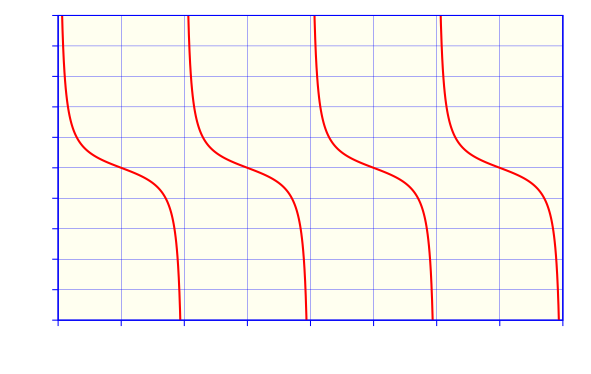

Write the gnuplot code that produced this figure.
#!/gnuplot
#
#    
#    	G N U P L O T
#    	Version 5.2 patchlevel 7    last modified 2019-05-29 
#    
#    	Copyright (C) 1986-1993, 1998, 2004, 2007-2018
#    	Thomas Williams, Colin Kelley and many others
#    
#    	gnuplot home:     http://www.gnuplot.info
#    	faq, bugs, etc:   type "help FAQ"
#    	immediate help:   type "help"  (plot window: hit 'h')
# set terminal windows 0 color solid butt enhanced
# set output
unset clip points
set clip one
unset clip two
set bar 1.000000 front
set border front linecolor rgb "blue"  linewidth 3.000 dashtype solid
set zdata 
set ydata 
set xdata 
set y2data 
set x2data 
set boxwidth
set style fill  empty border
set style rectangle back fc  bgnd fillstyle   solid 1.00 border lt -1
set style circle radius graph 0.02, first 0.00000, 0.00000 
set style ellipse size graph 0.05, 0.03, first 0.00000 angle 0 units xy
set dummy x, y
set format x "% h" 
set format y "% .0f" 
set format x2 "% h" 
set format y2 "% h" 
set format z "% h" 
set format cb "% h" 
set format r "% h" 
set timefmt "%d/%m/%y,%H:%M"
set angles radians
set grid back nopolar xtics nomxtics ytics nomytics noztics nomztics
set grid nox2tics nomx2tics noy2tics nomy2tics nocbtics nomcbtics
set grid linecolor "blue" linetype 1 linewidth 1.00 
set raxis
set style parallel front  lt black linewidth 2.000 dashtype solid
set key title ""
set key inside right top vertical Right noreverse enhanced autotitle nobox
set key noinvert samplen 4 spacing 1 width 0 height 0 
set key maxcolumns 0 maxrows 0
set key opaque
unset key
unset label
unset arrow
set style increment default
unset style line
unset style arrow
set style histogram clustered gap 2 title textcolor lt -1
unset object
set style textbox transparent margins  1.0,  1.0 border
unset logscale
set offsets 0, 0, 0, 0
set pointsize 1
set pointintervalbox 1
set encoding default
unset polar
unset parametric
set decimalsign ','
set view 60, 30, 1, 1
set samples 800, 800
set isosamples 10, 10
set surface 
unset contour
set cntrlabel  format '%8.3g' font '' start 5 interval 20
set mapping cartesian
set datafile separator whitespace
unset hidden3d
set cntrparam order 4
set cntrparam linear
set cntrparam levels auto 5
set cntrparam points 5
set size ratio 0 1,1
set origin 0,0
set style data points
set style function lines
unset xzeroaxis
unset yzeroaxis
unset zzeroaxis
unset x2zeroaxis
unset y2zeroaxis
set ticslevel 0.5
set tics scale  1, 0.5, 1, 1, 1
set mxtics default
set mytics default
set mztics default
set mx2tics default
set my2tics default
set mcbtics default
set mrtics default
set xtics border out scale 1,0.5 nomirror norotate  autojustify
set xtics ('-$2\pi$' -2*pi, '-$\frac{3\pi}{2}$' -3*pi/2, '-$\pi$' -pi, '-$\frac{\pi}{2}$' -pi/2, 0, '$\frac{\pi}{2}$' pi/2, '$\pi$' pi, '$\frac{3\pi}{2}$' 3*pi/2, '$2\pi$' 2*pi) norangelimit textcolor rgb "black" 
set ytics border out scale 1,0.5 nomirror norotate  autojustify
set ytics -10.0, 2.0, 10.0 norangelimit textcolor rgb "black" 
set ztics border out scale 1,0.5 nomirror norotate  autojustify
set ztics autofreq  norangelimit textcolor rgb "black" 
unset x2tics
unset y2tics
set cbtics border out scale 1,0.5 nomirror norotate  autojustify
set cbtics autofreq  norangelimit textcolor rgb "black" 
set rtics axis out scale 1,0.5 nomirror norotate  autojustify
set rtics autofreq  norangelimit textcolor rgb "black" 
set paxis 1 tics border out scale 1,0.5 nomirror norotate  autojustify
set paxis 1 tics autofreq  rangelimit textcolor rgb "black" 
set paxis 2 tics border out scale 1,0.5 nomirror norotate  autojustify
set paxis 2 tics autofreq  rangelimit textcolor rgb "black" 
set paxis 3 tics border out scale 1,0.5 nomirror norotate  autojustify
set paxis 3 tics autofreq  rangelimit textcolor rgb "black" 
set paxis 4 tics border out scale 1,0.5 nomirror norotate  autojustify
set paxis 4 tics autofreq  rangelimit textcolor rgb "black" 
set paxis 5 tics border out scale 1,0.5 nomirror norotate  autojustify
set paxis 5 tics autofreq  rangelimit textcolor rgb "black" 
set paxis 6 tics border out scale 1,0.5 nomirror norotate  autojustify
set paxis 6 tics autofreq  rangelimit textcolor rgb "black" 
set paxis 7 tics border out scale 1,0.5 nomirror norotate  autojustify
set paxis 7 tics autofreq  rangelimit textcolor rgb "black" 
set title "" 
set title  font "" norotate
set timestamp bottom 
set timestamp "" 
set timestamp  font "" norotate
set rrange [ * : * ] noreverse nowriteback
set trange [ * : * ] noreverse nowriteback
set urange [ * : * ] noreverse nowriteback
set vrange [ * : * ] noreverse nowriteback
set xlabel '$\alpha$'
set xlabel  font "" textcolor lt -1 norotate
set x2label "" 
set x2label  font "" textcolor lt -1 norotate
set xrange [ -2*pi : 2*pi ] noreverse nowriteback
set x2range [ 0.00000 : 50.000 ] noreverse nowriteback
set ylabel '$\cot \alpha$' 
set ylabel  font "" textcolor lt -1 rotate by -270
set y2label "" 
set y2label  font "" textcolor lt -1 rotate by -270
set yrange [ -10.0 : 10.0 ] noreverse nowriteback
set y2range [ -400.0000 : 400.0000 ] noreverse nowriteback
set zlabel "" 
set zlabel  font "" textcolor lt -1 norotate
set zrange [ * : * ] noreverse nowriteback
set cblabel "" 
set cblabel  font "" textcolor lt -1 rotate by -270
set cbrange [ * : * ] noreverse nowriteback
set paxis 1 range [ * : * ] noreverse nowriteback
set paxis 2 range [ * : * ] noreverse nowriteback
set paxis 3 range [ * : * ] noreverse nowriteback
set paxis 4 range [ * : * ] noreverse nowriteback
set paxis 5 range [ * : * ] noreverse nowriteback
set paxis 6 range [ * : * ] noreverse nowriteback
set paxis 7 range [ * : * ] noreverse nowriteback
set zero 1e-008
set lmargin  -1
set bmargin  -1
set rmargin  -1
set tmargin  -1
set locale "Catalan_Spain.1252"
set pm3d explicit at s
set pm3d scansautomatic
set pm3d interpolate 1,1 flush begin noftriangles noborder corners2color mean
set palette positive nops_allcF maxcolors 0 gamma 1.5 color model RGB 
set palette rgbformulae 7, 5, 15
set colorbox default
set colorbox vertical origin screen 0.9, 0.2, 0 size screen 0.05, 0.6, 0 front bdefault
set style boxplot candles range  1.50 outliers pt 7 separation 1 labels auto unsorted
set loadpath 
set fontpath 
set psdir
set fit brief errorvariables nocovariancevariables errorscaling prescale nowrap v5
GNUTERM = "windows"
ARGC = 0
ARG0 = ""
set terminal cairolatex pdf size 15cm,9.5cm
set output "Ape-Trigonometria-cot.tex"
set object rectangle from -2*pi,-10.0 to 2*pi,10.0 fillstyle solid fillcolor rgb "#FFFFF0" behind
plot 1/tan(x) linecolor rgb "red"  linewidth 6.000
#    EOF
